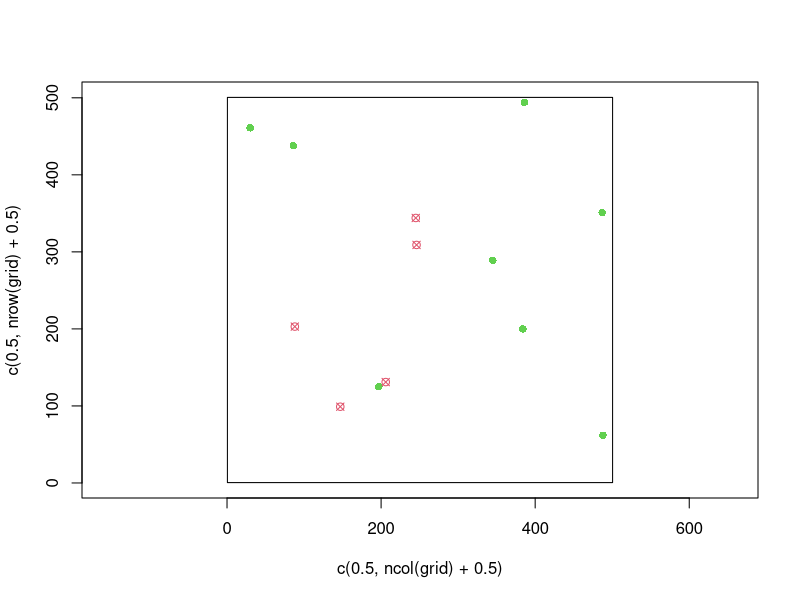

Source code (R):
require(pracma) # for distmat
require(matrixStats)

grid <- matrix(0, 500, 500)
htmat <- grid

nob <- 5
obstacles <- cbind(sample(nrow(grid),nob), sample(ncol(grid),nob))
for(i in 1:nob){ grid[obstacles[i,1],obstacles[i,2]] <- -1 }

nat <- 8
attractions <- cbind(sample(nrow(grid),nat), sample(ncol(grid),nat))
for(i in 1:nat){ grid[attractions[i,1],attractions[i,2]] <- 100 }

showgrid <- function(grid){
    plot(c(.5,ncol(grid)+.5),c(.5,nrow(grid)+.5), col='white', asp=1)
    rect(.5,.5,ncol(grid)+.5,nrow(grid)+.5)
    for(ii in 1:nrow(grid)){
        for(jj in 1:ncol(grid)){
            if(grid[ii,jj]==-1){
                points(ii, jj, pch = 13, col = 2)
            }
            if(grid[ii,jj]==100){
                points(ii,jj, pch = 16, col = 3)
            }
        }
    }
}

showgrid(grid)


# setup htmat
height <- function(d){
    4 * exp(-d/20)
}
idx <- cbind(rep(1:nrow(grid), times = ncol(grid)),
             rep(1:ncol(grid), each = nrow(grid)))
d <- rowMins(distmat(idx, obstacles))
htmat[,] <- height(d)



path <- rbind(c(1,1),c(1,2),c(1,3),c(2,3),c(3,4))

validPath <- function(path){
    if(!is.matrix(path)){
        return(FALSE)
    }
    if(!is.numeric(path)){
        return(FALSE)
    }
    if(ncol(path) != 2){
        return(FALSE)
    }
    if(nrow(path) > 1){
        for(i in 2:nrow(path)){
            d <- abs(path[i,]-path[i-1,])
            if(max(d) != 1){
                return(FALSE)
            }
            if(sum(d)!=1 & sum(d)!=2){
                return(FALSE)
            }
        }
    }
    return(TRUE)
}
costFun <- function(path){
    d <- sum(sqrt(rowSums((path[-1, ] - path[-nrow(path), ])^2)))
    htdif <- sapply(2:nrow(path), function(pi){
        htmat[path[pi,1], path[pi,2]] - 
            htmat[path[pi-1,1], path[pi-1,2]]
    })
    htdif <- htdif[htdif > 0]
    return(sum(d,htdif))
}
neighbors <- function(p, grid){
    adj <- matrix(c(-1,0,1,1,1,0,-1,-1, 1,1,1,0,-1,-1,-1,0), ncol=2)
    out <- t(p + t(adj))
    out <- out[out[,1] > 0 & 
                   out[,1] <= nrow(grid) &
                   out[,2] > 0 &
                   out[,2] < ncol(grid), ]
    return(out)
}
traceback <- function(tree, from = nrow(tree)){
    path <- tree[from,1:2]
    parent <- tree[from,3]
    while(parent!=0){
        from <- parent
        path <- rbind(path, tree[from,1:2])
        parent <- tree[from,3]
    }
    return(path[nrow(path):1, ])
}
findPath <- function(A, B){
    
    A <- c(1,1)
    B <- c(100,40)
    
    # find minimum cost path from A to B
    # cost = distance + height increases
    
    tree <- c(A, parent = 0)
    current <- 1
    boundary <- neighbors(A, grid)
    priority <- -sqrt(colSums((t(boundary) - B)^2))
    working <- TRUE
    while(working){
        # pick highest priority boundary location
        checknext <- which.max(priority)
        # add it to the tree
        tree <- rbind(tree, c(boundary[checknext,], current))
        current
        
        
    }
    
}






